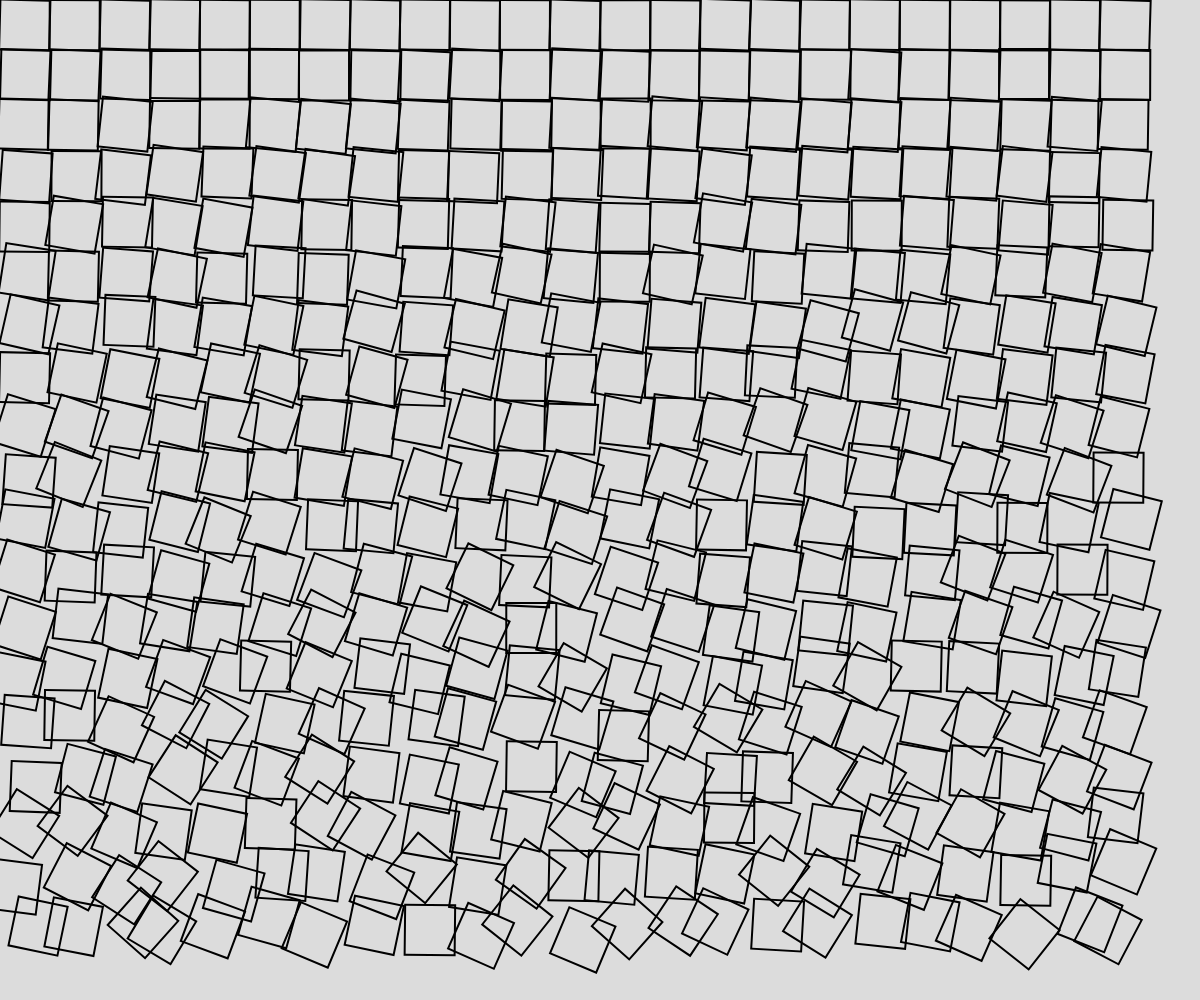
Frame 1 (no input)
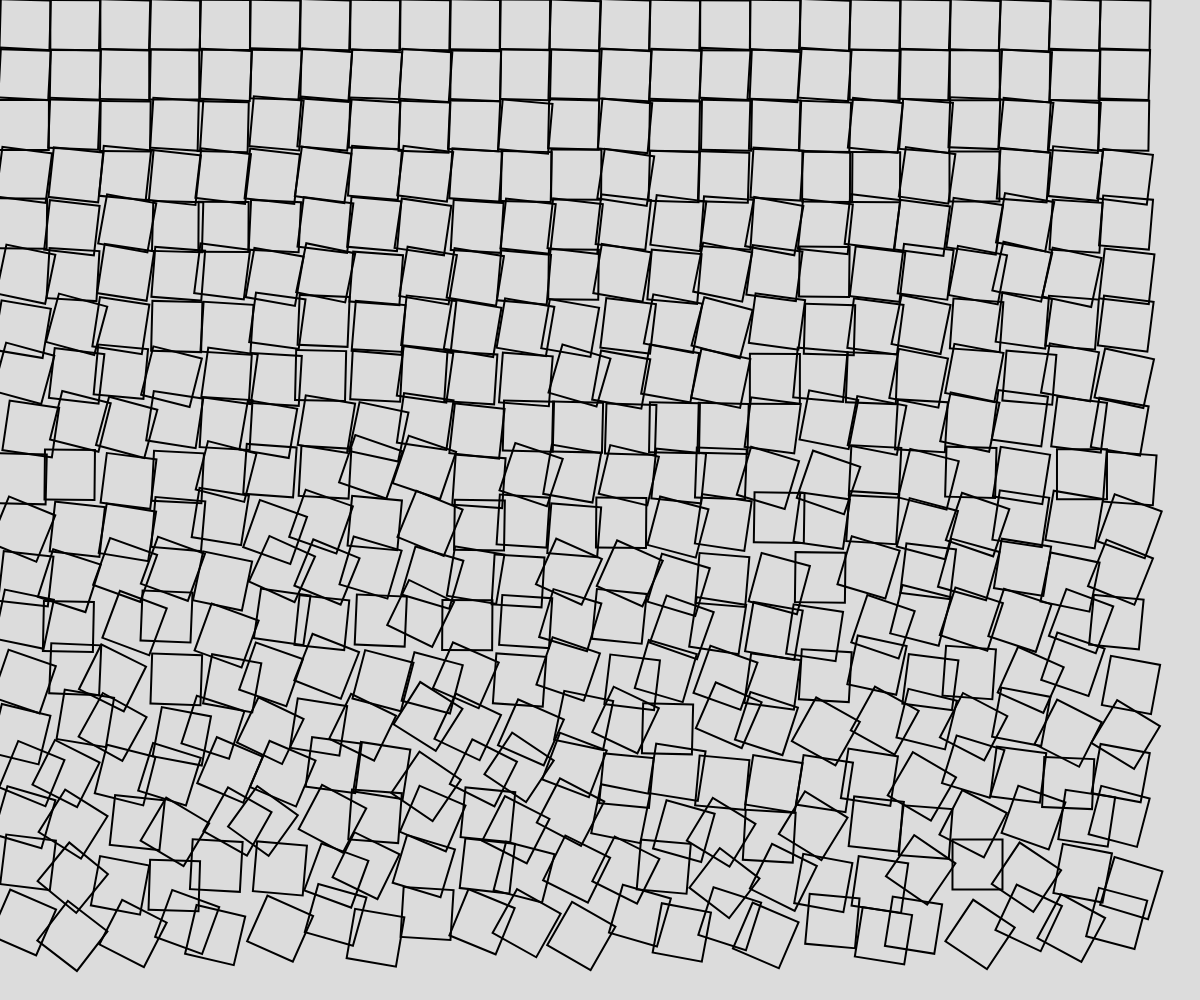
Frame 2 (the mouse pressed at the canvas centre, redrawn once)

The p5.js sketch that drew these frames (run headless with seeded random() and noise() and a simulated clock; the mouse was pressed at the canvas centre and the sketch redrawn once):

// p5.js sketch
// ── sketch.js
// Cubic Disarray Replication
// Talha Ali Murad
// 24-10-2023

// global variables
let squareSize = 50;


function setup() {
  createCanvas(windowWidth, windowHeight);
  strokeWeight(2);
  rectMode(CENTER);
  noFill();
  noLoop();
}

function drawRectangles(){
  for(let x = squareSize/2; x < width - squareSize/2; x += squareSize){
    for(let y = squareSize/2; y < height - squareSize/2; y += squareSize){
      push();
      translate(x, y);
      let rAmount = map(y, 0, height, 1, 45);
      rotate(radians(random(rAmount)));
      let offset = map(y, 0, height, 0, 15);
      square(random(-offset, +offset), random(-offset, +offset), squareSize);
      pop();
    }
  }
}

function draw() {
  background(220);
  drawRectangles();
}
